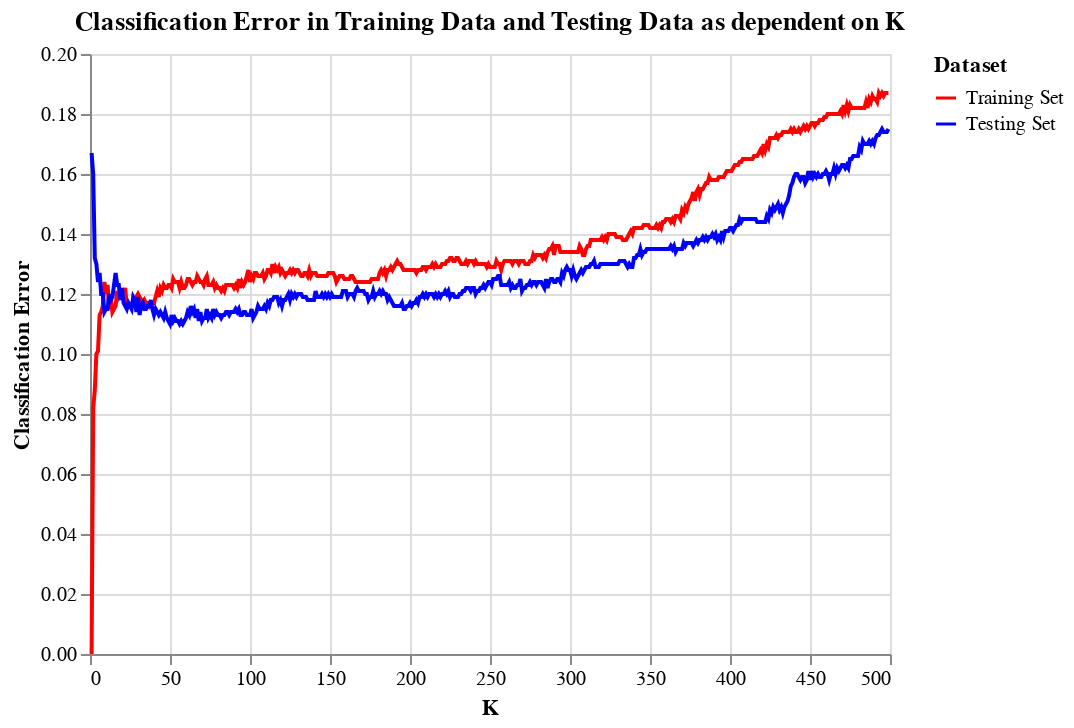

Notebook cell for this chart:
### Markdown cell above
**(b)** Plotting Classification Error against K

### Code cell
K_List = [k for k in range(1, 500)]

Accuracy_Train = [1 - KNeighborsClassifier(
    n_neighbors=k).fit(
        X_data,
        Y_data).score(
            X_data,
            Y_data) for k in K_List]

Accuracy_Test = [1 - KNeighborsClassifier(
    n_neighbors=k).fit(
        X_data,
        Y_data).score(
            X_test,
            Y_test) for k in K_List]

plot_data = pd.DataFrame(
    {'K': K_List, 
    'Training Set': Accuracy_Train, 
    'Testing Set': Accuracy_Test}).melt(
        id_vars=['K'], 
        value_vars = ['Training Set', 'Testing Set'], 
        var_name='Dataset', 
        value_name='Classification Error')

alt.Chart(
    plot_data, 
    title = 'Classification Error in Training Data and Testing Data as dependent on K').mark_line().encode(
        x='K',
        y=alt.Y('Classification Error', scale=alt.Scale(zero=False)),
        color=alt.Color('Dataset', scale=alt.Scale(domain=['Training Set', 'Testing Set'], range=['red', 'blue'])))

### Figure 1 — Vega-Lite specification as saved in the notebook (floating-point values rounded to 4 significant figures; data arrays with more than 128 entries replaced by an {"elided": "..."} marker saying what was removed)
{"config": {"view": {"continuousWidth": 400, "continuousHeight": 300}}, "data": {"name": "data-101061c5d21efc14a7af9912542880d5"}, "mark": "line", "encoding": {"color": {"field": "Dataset", "scale": {"domain": ["Training Set", "Testing Set"], "range": ["red", "blue"]}, "type": "nominal"}, "x": {"field": "K", "type": "quantitative"}, "y": {"field": "Classification Error", "scale": {"zero": false}, "type": "quantitative"}}, "title": "Classification Error in Training Data and Testing Data as dependent on K", "$schema": "https://vega.github.io/schema/vega-lite/v4.17.0.json", "datasets": {"data-101061c5d21efc14a7af9912542880d5": {"elided": "998 records"}}}
